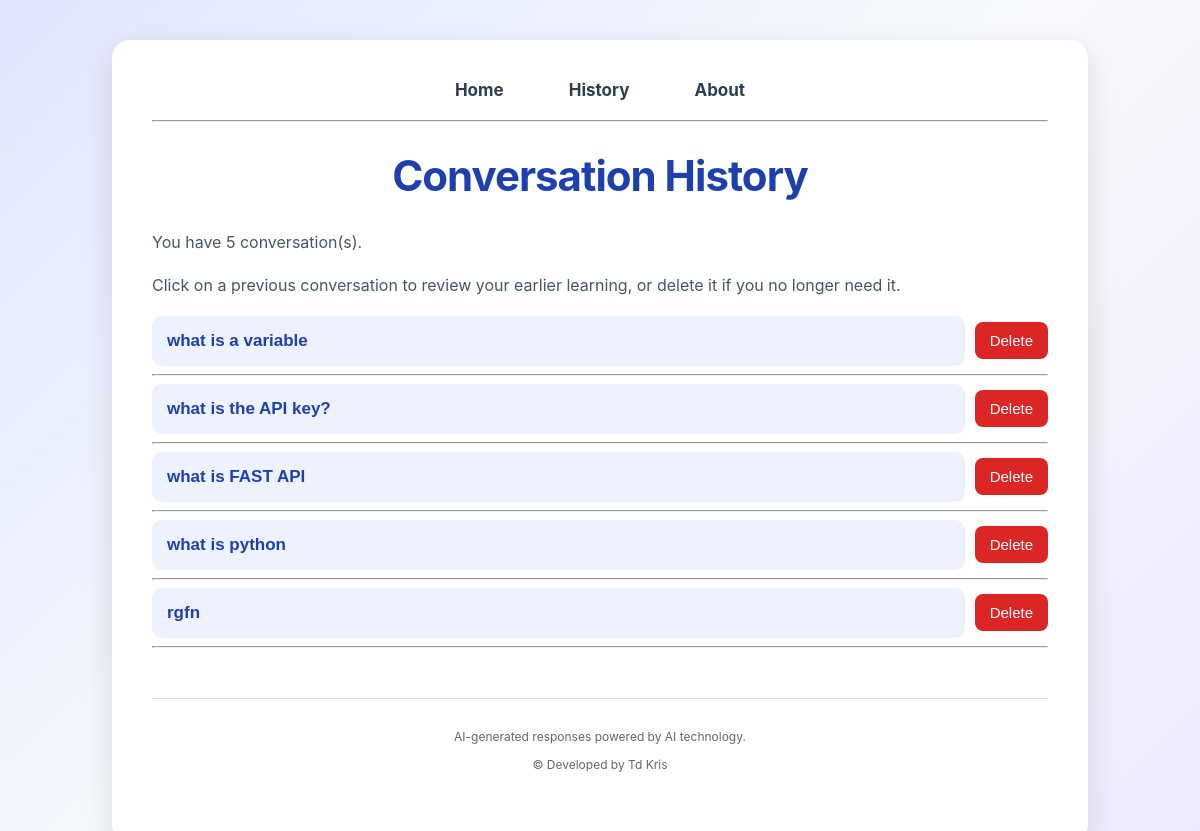
Before: /history with the older database file.
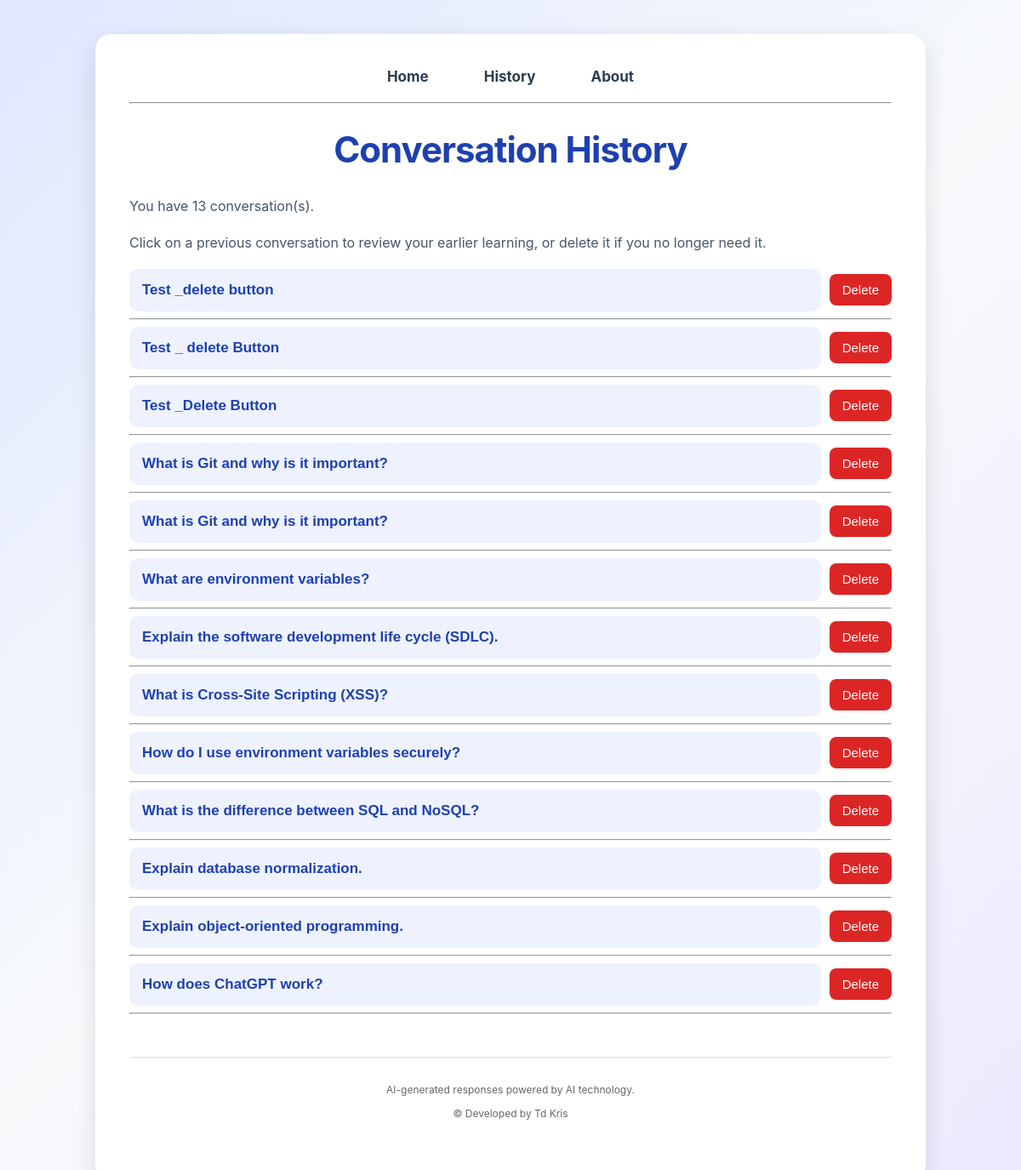
After: the same page with the newer database file.
### tables this page shows
CREATE TABLE conversations(
            id INTEGER PRIMARY KEY AUTOINCREMENT,
            question TEXT,
            answer TEXT,
            created_at TIMESTAMP DEFAULT CURRENT_TIMESTAMP
        );

### app/main.py (the view)
@app.get("/history", response_class=HTMLResponse)
async def history(request: Request):
    conversations = get_all_conversations()
    return templates.TemplateResponse(
        request=request,
        name="history.html",
        context={
            "request": request,
            "conversations": conversations
        }
    )

### app/templates/history.html (shortened to what this page needs)
<!DOCTYPE html>
<html>
<head>
    <link rel="stylesheet" href="/static/style.css">
</head>
<body>
<div class="container">
<nav>
    <a href="/">Home</a>
    <a href="/history">History</a>
    <a href="/about">About</a>
</nav>
<hr>
<h1>Conversation History</h1>
<p>You have {{ conversations|length }} conversation(s).</p>
<p>Click on a previous conversation to review your earlier learning, or delete it if you no longer need it.</p>
{% if conversations %}
{% for conversation in conversations %}
    <div class="history-menu">
    <div class="history-header">
    <button class="history-question" onclick="toggleanswer('{{ loop.index }}')">
    {{ conversation["question"] }}
    </button>
    <form method="post"
        action="/delete/{{ conversation['id'] }}"
        onsubmit="return confirm('Are you sure you want to delete this conversation?');">
        <button class="delete-button" type="submit">
         Delete
    </button>
    </form>
</div>
</div>
<hr>
{% endfor %}
{% else %}
<div class="no-history">
    <h3> No Conversation History </h3>
</div>
{% endif %}
    <footer>
    <p>
         AI-generated responses powered by AI technology.
    </p>
    <p>
        &copy;  Developed by Td Kris
    </p>
</footer>
</div>
</body>
</html>

### static/style.css (style rules this page uses)
body { font-family: "Inter", "Segoe UI", sans-serif; background: linear-gradient( 135deg, #e0e7ff, #f8fafc, #ede9fe ); margin: 0; padding: 40px; }
.container { width: 80%; max-width: 900px; margin: auto; background: white; padding: 40px; border-radius: 18px; box-shadow: 0 10px 30px rgba(0,0,0,0.12); }
nav { text-align: center; margin-bottom: 20px; display: flex; justify-content: center; align-items: center; gap: 25px; }
nav a { text-decoration: none; color: #2c3e50; font-weight: bold; margin: 0 20px; font-size: 17px; }
h1 { text-align: center; font-size: 42px; font-weight: 700; color: #1e40af; letter-spacing: -1px; }
p { color: #475569; line-height: 1.7; font-size: 16px; }
button { background:linear-gradient( 90deg, #2563eb, #7c3aed ); color: white; border: none; padding: 8px 16px; border-radius: 5px; font-size: 15px; cursor: pointer; transition: 0.3s; }
.history-question { width: 100%; text-align: left; background: #eef2ff; color: #1e40af; padding: 15px; border: none; border-radius: 10px; font-size: 17px; font-weight: 600; cursor: pointer; }
.history-header { display:flex; justify-content:space-between; align-items:center; gap:10px; }
.delete-button { background:#dc2626; color:white; padding:10px 15px; border-radius:8px; border:none; cursor:pointer; }
footer { text-align: center; margin-top: 50px; padding: 20px; border-top: 1px solid #ddd; }
footer p { margin: 8px 0; font-size: 12px; color: #666; }

Changed rows visible on the page:
removed conversations: question "what is a variable"
removed conversations: question "what is the API key?"
removed conversations: question "what is FAST API"
removed conversations: question "what is python"
removed conversations: question "rgfn"
added conversations: question "Test _delete button"
added conversations: question "Test _ delete Button"
added conversations: question "Test _Delete Button"
added conversations: question "What is Git and why is it important?"
added conversations: question "What is Git and why is it important?"
added conversations: question "What are environment variables?"
added conversations: question "Explain the software development life cycle (SDLC)."
added conversations: question "What is Cross-Site Scripting (XSS)?"
added conversations: question "How do I use environment variables securely?"
added conversations: question "What is the difference between SQL and NoSQL?"
added conversations: question "Explain database normalization."
added conversations: question "Explain object-oriented programming."
added conversations: question "How does ChatGPT work?"
Other visible differences:
{{ conversations|length }}: "5" → "13"
